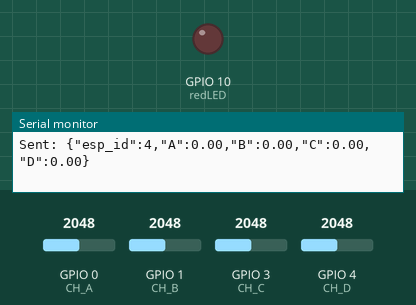
Bench run of a sketch on a simulated ESP32-S3. On the bench: output pins drawn as LEDs (lit = HIGH), the last lines printed to the serial monitor. Inputs (shaded band) come from the test bench; at power-on: GPIO 0 (CH_A) = 2048, GPIO 1 (CH_B) = 2048, GPIO 3 (CH_C) = 2048, GPIO 4 (CH_D) = 2048. WiFi joins after 1.5 s; servers stay silent unless stated.

Above: at 3.7 s.
3.8 s: GPIO 0 (CH_A) set to 3469
5.3 s: GPIO 0 (CH_A) set to 3531
At 6.8 s:
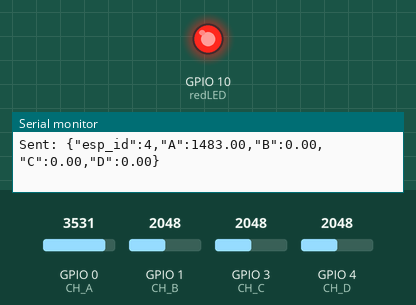
8.3 s: GPIO 0 (CH_A) set to 3460
At 9.4 s:
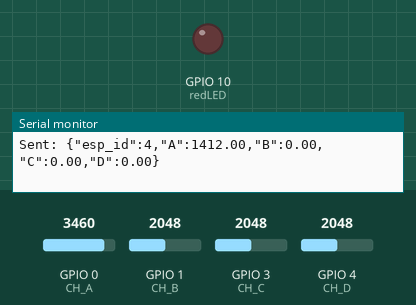
9.8 s: GPIO 0 (CH_A) set to 3540
At 10.8 s:
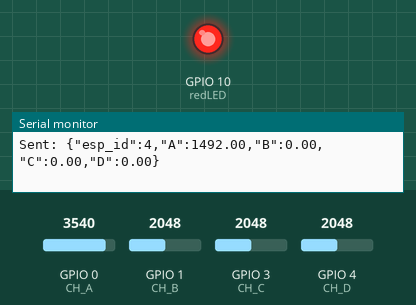
Timing chart, 0 to 12.3 s (numbered marks = the images above; inputs shaded):
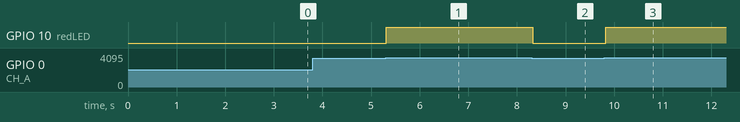

The sketch:

client.ino
```cpp
#include <WiFi.h>
#include <WebSocketsClient.h>

const char* ssid = "esp32-host-computer";       // Your WiFi name
const char* password = "t685M97="; // Your WiFi password

const char* websocket_server_ip = "192.168.137.1"; // Laptop IP running the Python server
const uint16_t websocket_server_port = 8765;       // Port where the server listens

WebSocketsClient webSocket;

// Sensor settings
const int CH_A = 0;
const int CH_B = 1;
const int CH_C = 3;
const int CH_D = 4;
unsigned long lastSendTime = 0;
const unsigned long sendInterval = 100;  // 10Hz
int zeroA = 0;
int zeroB = 0;
int zeroC = 0;
int zeroD = 0;
int avg = 10; // Number of readings to average on startup to compute offset
float scale = 1.0; // Changed to 1.0 -- scale on the host side instead

// LED pin
const int redLED = 10;

// Unique ESP32 ID
const int esp_id = 4;  // CHANGE THIS for each ESP32: 1, 2, 3, 4

void webSocketEvent(WStype_t type, uint8_t * payload, size_t length) {
  switch(type) {
    case WStype_DISCONNECTED:
      Serial.println("[WSc] Disconnected");
      break;
    case WStype_CONNECTED:
      Serial.printf("[WSc] Connected to %s\n", websocket_server_ip);
      break;
    case WStype_TEXT:
      Serial.printf("[WSc] Received: %s\n", payload);
      break;
  }
}

void zero() {
  for (int i = 0; i < avg; i++) { // Average first avg readings
    zeroA += analogRead(CH_A);
    zeroB += analogRead(CH_B);
    zeroC += analogRead(CH_C);
    zeroD += analogRead(CH_D);
    delay(100);
  }
  zeroA /= avg;
  zeroB /= avg;
  zeroC /= avg;
  zeroD /= avg;
}

float process(int raw, int zero) {
  if (raw - zero < 0) {
    return 0;
  }
  return (raw - zero) * scale;
}

void setup() {
  Serial.begin(115200);

  // LED
  pinMode(redLED, OUTPUT);

  // Connect to WiFi
  WiFi.begin(ssid, password);
  Serial.print("Connecting to WiFi");
  while (WiFi.status() != WL_CONNECTED) {
    delay(500);
    Serial.print(".");
  }
  Serial.println("\nWiFi connected. IP address: ");
  Serial.println(WiFi.localIP());

  // Setup WebSocket
  webSocket.begin(websocket_server_ip, websocket_server_port, "/");
  webSocket.onEvent(webSocketEvent);
  webSocket.setReconnectInterval(5000); // Try to reconnect every 5 seconds if disconnected

  // Zero sensors
  zero();
}

void loop() {
  webSocket.loop();  // Handle WebSocket events

  unsigned long now = millis();
  if (now - lastSendTime >= sendInterval) {
    lastSendTime = now;

    int A = analogRead(CH_A);
    int B = analogRead(CH_B);
    int C = analogRead(CH_C);
    int D = analogRead(CH_D);

    if (A > 3500 || B > 3500 || C > 3500 || D > 3500) {
      digitalWrite(redLED, HIGH);
    }
    else {
      digitalWrite(redLED, LOW);
    }

    String message = "{\"esp_id\":" + String(esp_id) + ",\"A\":" + String(process(A, zeroA)) + \
    ",\"B\":" + String(process(B, zeroB)) + ",\"C\":" + String(process(C, zeroC)) + ",\"D\":" + String(process(D, zeroD)) + "}";

    webSocket.sendTXT(message);
    Serial.println("Sent: " + message);
  }
}
```

Measured:
- the behaviour switches between 3500 and 3501 on GPIO 0 (CH_A) (found by bisection; images 0 and 1)
- after the input at 5.3 s, GPIO 10 (redLED): LOW → HIGH at once
- after the input at 8.3 s, GPIO 10 (redLED): HIGH → LOW at once
- after the input at 9.8 s, GPIO 10 (redLED): LOW → HIGH at once
